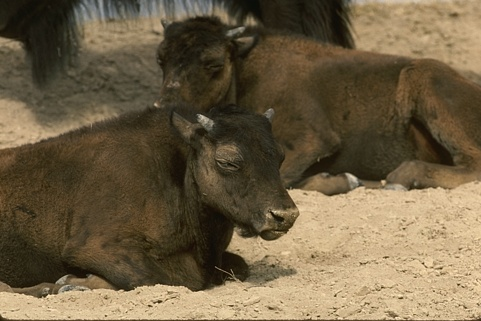
#> input picture Experiments/Image Segmentation exp - v2/Image2/41033.jpg, 481 x 321 px
$ jupyter execute __FCM_workingWithVQ.ipynb
#> lines starting #> are read from the running program, lines starting #| are printed output that depends on the picture
### Experiments/Image Segmentation exp - v2/Image2/fuzzy_cmeans.py
import numpy as np
from scipy.linalg import norm
from scipy.spatial.distance import cdist


class FCM:
    def __init__(self, n_clusters=4, max_iter=100, m=2, error=1e-6):
        super().__init__()
        self.u, self.centers = None, None
        self.n_clusters = n_clusters
        self.max_iter = max_iter
        self.m = m
        self.error = error

    def fit(self, X):
        N = X.shape[0]
        C = self.n_clusters
        centers = []

        u = np.random.dirichlet(np.ones(C), size=N)

        iteration = 0
        while iteration < self.max_iter:
            u2 = u.copy()

            centers = self.next_centers(X, u)
            u = self.next_u(X, centers)
            iteration += 1

            # Stopping rule
            if norm(u - u2) < self.error:
                break

        self.u = u
        self.centers = centers
        return centers

    def next_centers(self, X, u):
        um = u ** self.m
        return (X.T @ um / np.sum(um, axis=0)).transpose()

    def next_u(self, X, centers):
        return self._predict(X, centers)

    def _predict(self, X, centers):
        power = float(2 / (self.m - 1))
        temp = cdist(X, centers) ** power
        denominator_ = temp.reshape((X.shape[0], 1, -1)).repeat(temp.shape[-1], axis=1)
        denominator_ = temp[:, :, np.newaxis] / denominator_

        return 1 / denominator_.sum(2)

    def predict(self, X):
        if len(X.shape) == 1:
            X = np.expand_dims(X, axis=0)

        u = self._predict(X, self.centers)
        return np.argmax(u, axis=-1)

### Experiments/Image Segmentation exp - v2/Image2/__FCM_workingWithVQ.ipynb
[cell 1]
import random
from sklearn.utils.extmath import row_norms
from sklearn.utils.extmath import row_norms, squared_norm, stable_cumsum
import scipy.sparse as sp
from sklearn.metrics.pairwise import euclidean_distances
import matplotlib.pyplot as plt
import numpy as np
import seaborn as sns
from sklearn.datasets.samples_generator import make_blobs
import cv2 as cv
from fuzzy_cmeans import FCM
np.random.seed(0)

[cell 2]
img=cv.imread('41033.jpg')
#> img is the input picture: shape (321, 481, 3); mean B, G, R 68.9, 96, 111.4
img=cv.cvtColor(img,cv.COLOR_BGR2RGB)

plt.imshow(img)
plt.xticks([])
plt.yticks([])
plt.grid(False)
plt.show()
pic=cv.cvtColor(img,cv.COLOR_RGB2LUV)
#> pic: shape (321, 481, 3); mean of channels 0, 1, 2 102.4, 104.4, 155.1
plt.imshow(pic)

[cell 3]
#resize the image
img = cv.resize(pic, dsize=(200, 200))
#> img: shape (200, 200, 3); mean of channels 0, 1, 2 102.3, 104.3, 155.1

#
# rearange the image array with the block size of four
#

i=0
j=0
luv=[]

for h in range(100):
    j=0
    for k in range(100):
        luv.append([
            [img[i,j,0],img[i+1,j,0],img[i,j+1,0],img[i+1,j+1,0]],
            [img[i,j,1],img[i+1,j,1],img[i,j+1,1],img[i+1,j+1,1]],
            [img[i,j,2],img[i+1,j,2],img[i,j+1,2],img[i+1,j+1,2]]
        ])

        j=j+2
    i=i+2
#> after the loop, i = 200; luv = 10000 items

luva=np.reshape(np.array(luv),(100,100,3,4))
print('luva.shape',luva.shape)
#| luva.shape (100, 100, 3, 4)

# re-asign the new array format to the image
pic=luva
print('pic.shape',pic.shape)
#| pic.shape (100, 100, 3, 4)

pic_n = pic.reshape(pic.shape[0]*pic.shape[1]* pic.shape[2], pic.shape[3])
print('pic_n.shape',pic_n.shape)
#| pic_n.shape (30000, 4)

x=pic_n

[cell 4]
def _k_init(X, n_clusters, x_squared_norms, random_state, n_local_trials=None):
    """Init n_clusters seeds according to k-means++
    Parameters
    ----------
    X : array or sparse matrix, shape (n_samples, n_features)
        The data to pick seeds for. To avoid memory copy, the input data
        should be double precision (dtype=np.float64).
    n_clusters : integer
        The number of seeds to choose
    x_squared_norms : array, shape (n_samples,)
        Squared Euclidean norm of each data point.
    random_state : int, RandomState instance
        The generator used to initialize the centers. Use an int to make the
        randomness deterministic.
        See :term:`Glossary <random_state>`.
    n_local_trials : integer, optional
        The number of seeding trials for each center (except the first),
        of which the one reducing inertia the most is greedily chosen.
        Set to None to make the number of trials depend logarithmically
        on the number of seeds (2+log(k)); this is the default.
    Notes
    -----
    Selects initial cluster centers for k-mean clustering in a smart way
    to speed up convergence. see: Arthur, D. and Vassilvitskii, S.
    "k-means++: the advantages of careful seeding". ACM-SIAM symposium
    on Discrete algorithms. 2007
    Version ported from http://www.stanford.edu/~darthur/kMeansppTest.zip,
    which is the implementation used in the aforementioned paper.
    """
    n_samples, n_features = X.shape

    centers = np.empty((n_clusters, n_features), dtype=X.dtype)

    assert x_squared_norms is not None, 'x_squared_norms None in _k_init'

    # Set the number of local seeding trials if none is given
    if n_local_trials is None:
        # This is what Arthur/Vassilvitskii tried, but did not report
        # specific results for other than mentioning in the conclusion
        # that it helped.
        n_local_trials = 2 + int(np.log(n_clusters))

    # Pick first center randomly
    center_id = random_state.randint(n_samples)
    if sp.issparse(X):
        centers[0] = X[center_id].toarray()
    else:
        centers[0] = X[center_id]

    # Initialize list of closest distances and calculate current potential
    closest_dist_sq = euclidean_distances(
        centers[0, np.newaxis], X, Y_norm_squared=x_squared_norms,
        squared=True)
    current_pot = closest_dist_sq.sum()

    # Pick the remaining n_clusters-1 points
    for c in range(1, n_clusters):
        # Choose center candidates by sampling with probability proportional
        # to the squared distance to the closest existing center
        rand_vals = random_state.random_sample(n_local_trials) * current_pot
        candidate_ids = np.searchsorted(stable_cumsum(closest_dist_sq),
                                        rand_vals)

        # Compute distances to center candidates
        distance_to_candidates = euclidean_distances(
            X[candidate_ids], X, Y_norm_squared=x_squared_norms, squared=True)

        # Decide which candidate is the best
        best_candidate = None
        best_pot = None
        best_dist_sq = None
        for trial in range(n_local_trials):
            # Compute potential when including center candidate
            new_dist_sq = np.minimum(closest_dist_sq,
                                     distance_to_candidates[trial])
            new_pot = new_dist_sq.sum()

            # Store result if it is the best local trial so far
            if (best_candidate is None) or (new_pot < best_pot):
                best_candidate = candidate_ids[trial]
                best_pot = new_pot
                best_dist_sq = new_dist_sq

        # Permanently add best center candidate found in local tries
        if sp.issparse(X):
            centers[c] = X[best_candidate].toarray()
        else:
            centers[c] = X[best_candidate]
        current_pot = best_pot
        closest_dist_sq = best_dist_sq

    return centers

[cell 5]
import time as t
timearray=[]
segementedImg=[]

clusterssize=[2,3,4,5,6,7,8,9,10]
error=[]

[cell 6]
for i in clusterssize:

    start=t.time()
    fuzzy_cmeans2 = FCM(n_clusters=i,max_iter=50)
    fuzzy_cmeans2.centers=_k_init(x,i, row_norms(x, squared=True), np.random.RandomState(seed=0))
    fuzzy_cmeans2.fit(x)
    timearray.append(t.time()-start)
    label=fuzzy_cmeans2.predict(x)

    pic2show = fuzzy_cmeans2.centers[label]
    cluster_pic = pic2show.reshape(pic.shape[0],pic.shape[1], pic.shape[2], pic.shape[3])
    error.append(np.linalg.norm(pic-cluster_pic))
    print(i)
#> this loop made 9 passes
#> after the loop, error = [7982.8, 5364.2, 4230.6, 3549.3, 3380.4, 2903.7, 2701.2, 2587.7, 2609.7]; timearray = [0.163, 0.354, 0.747, 0.927, 1.05, 1.22, 1.4, 1.99, 2.25]

[cell 7]
#convert back the clustered image to the original form
#decoding

temp=np.zeros((200,200,3))
i=0
j=0
for h in range(100):
    j=0
    for k in range(100):
        val=cluster_pic[h,k,:,:]

        temp[i,j,0]=val[0][0]
        temp[i+1,j,0]=val[0][1]
        temp[i,j+1,0]=val[0][2]
        temp[i+1,j+1,0]=val[0][3]

        temp[i,j,1]=val[1][0]
        temp[i+1,j,1]=val[1][1]
        temp[i,j+1,1]=val[1][2]
        temp[i+1,j+1,1]=val[1][3]

        temp[i,j,2]=val[2][0]
        temp[i+1,j,2]=val[2][1]
        temp[i,j+1,2]=val[2][2]
        temp[i+1,j+1,2]=val[2][3]

        j=j+2
    i=i+2
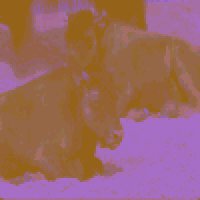
#> temp: shape (200, 200, 3) float64; mean of channels 0, 1, 2 102.4, 104.2, 155.2; drawn as B, G, R
#> after the loop, i = 200


temp=cv.cvtColor((temp).astype('uint8'),cv.COLOR_LUV2RGB)
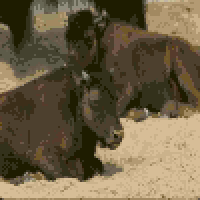
#> temp: shape (200, 200, 3); mean R, G, B 109.4, 95.4, 68.4
plt.imshow(temp)
plt.xticks([])
plt.yticks([])
plt.imshow(temp)
plt.savefig('FCM_SegementdIMg.jpg')
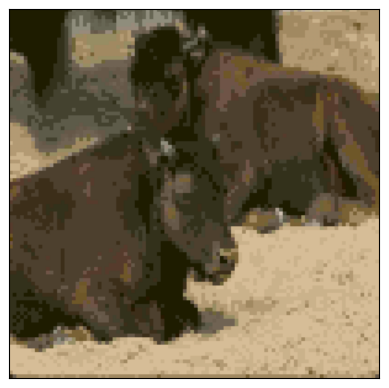
#> figure drawn by matplotlib, 1 panel
plt.show()

[cell 8]
plt.xlabel('Number of Clusters')
plt.ylabel('Error')
plt.plot(clusterssize,error)
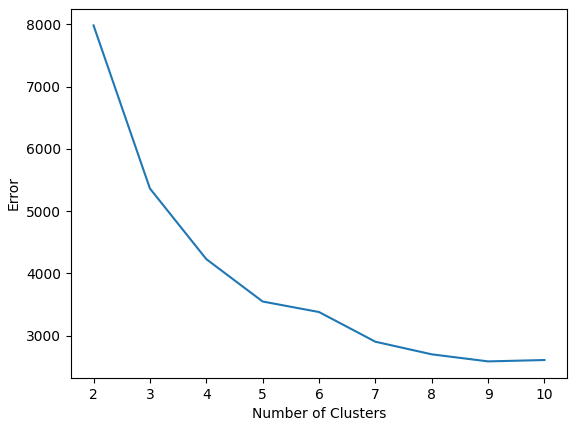
#> figure drawn by matplotlib, 1 panel

[cell 9]
plt.xlabel('Number of Clusters')
plt.ylabel('Time [Sec]')

plt.plot(np.arange(2,11,1),timearray)
np.savetxt("FCM_error.csv", error, delimiter=",")
np.savetxt("FCM_timearray.csv", timearray, delimiter=",")
np.savetxt("FCM_segementedImg.csv", segementedImg, delimiter=",")
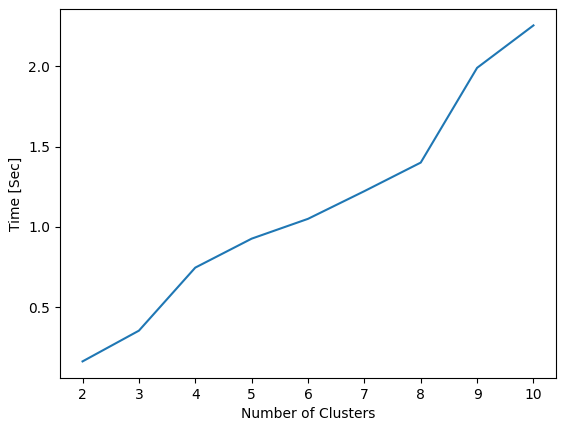
#> figure drawn by matplotlib, 1 panel

[cell 10]
error
#> Out has the same summary as error
